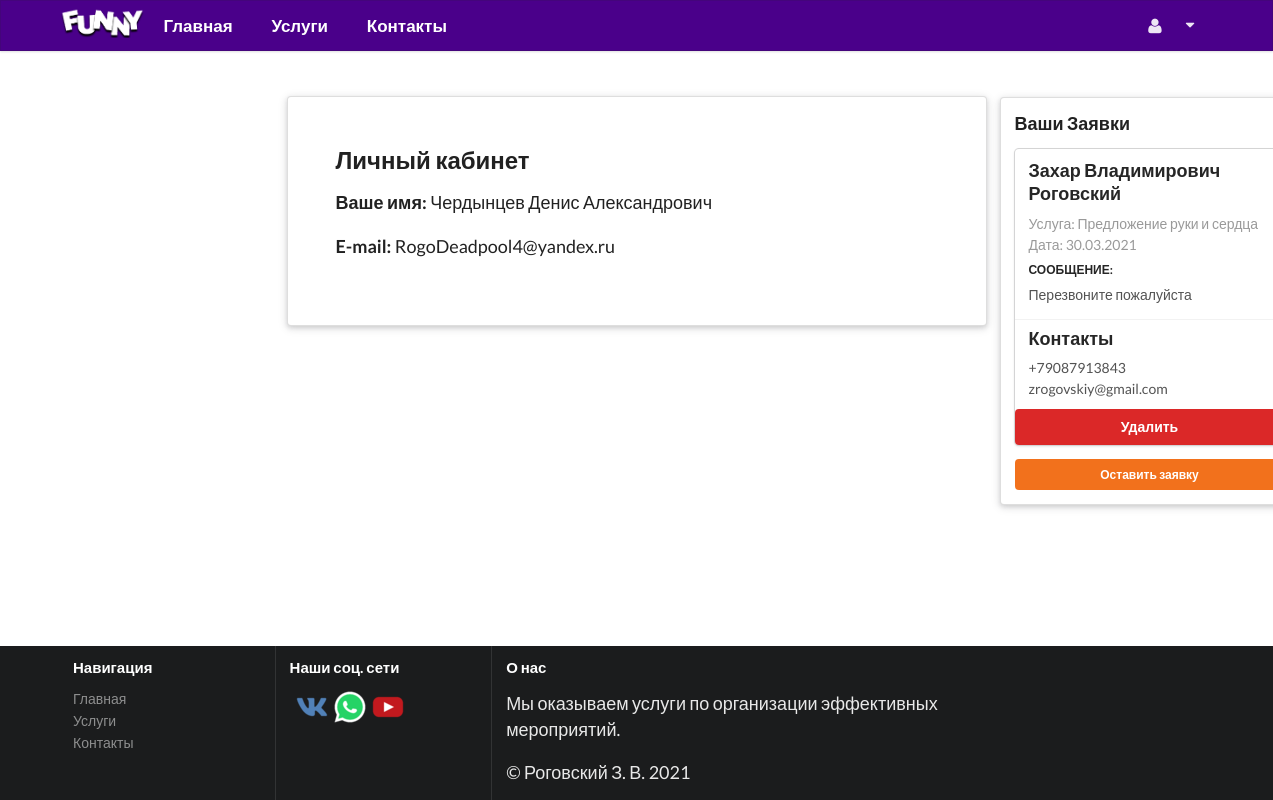
/profile.php?login=success (signed in), run on the app's committed database.
### tables this page shows
CREATE TABLE `request` (
  `id` int NOT NULL,
  `name` varchar(200) NOT NULL,
  `phone` varchar(100) NOT NULL,
  `email` varchar(100) NOT NULL,
  `message` text,
  `service` varchar(100) DEFAULT NULL,
  `date` date DEFAULT NULL,
  `user_id` int NOT NULL
);

### profile.php (the view, shortened to what this page needs)
<?php
require "include/connect_db.php";
require "template/header.php";
$sql = "SELECT * FROM request WHERE user_id=?";
$stmt = mysqli_stmt_init($mysql);
mysqli_stmt_prepare($stmt, $sql);
mysqli_stmt_bind_param($stmt, "i", $_SESSION['user_id']);
mysqli_stmt_execute($stmt);
$result = mysqli_stmt_get_result($stmt);
?>
<link rel="stylesheet" href="css/modal.css">
<link rel="stylesheet" href="css/transition.min.css">
<link rel="stylesheet" href="css/dimmer.min.css">
<body class="flex">
    <div class="ui raised very padded text container segment">
        <h2>Личный кабинет</h2>
        <div class="pcolor mb-1 mt-2" itemprop="address" itemscope itemtype="https://schema.org/PostalAddress">
            <p class="">
                <strong>Ваше имя:</strong>
                <span itemprop="addressLocality"><?= $_SESSION["name"] ?></span>
            </p>
            <p class=""><strong>E-mail:</strong> <span itemprop="email"><?= $_SESSION["email"] ?></span></p>
        </div>
        <div class="ui right very close rail">
            <div class="ui raised segment">
                <h3 class="header">Ваши Заявки</h3>
                <div class="ui cards">
                    <?php while ($row = mysqli_fetch_array($result)) { ?>
                    <div class="card">
                        <div class="content">
                            <div class="header"><?= $row['name'] ?>
                            </div>
                            <div class="meta mt-2">Услуга: <?= $row['service'] ?> </div>
                            <div class="meta">Дата: <?php $date = date_create($row['date']);
                                                        echo date_format($date, 'd.m.Y'); ?> </div>
                            <h4 class="ui sub header mt-2">Сообщение:</h4>
                            <div class="description"><?= $row['message'] ?>
                            </div>
                        </div>
                        <div class="extra content">
                            <div class="header">Контакты </div>
                            <div class="description"><?= $row['phone'] ?></div>
                            <div class="description"><?= $row['email'] ?></div>
                        </div>
                        <a href='?del_id=<?= $row['id'] ?>'><button class="fluid ui red button">Удалить</button></a>
                    </div>
                    <?php } ?>
                </div>
                <?php if (isset($_SESSION['user_id'])) {
                    echo ' <div class="ui tiny  button orange fluid mt-3 mb-0">Оставить заявку</div>';
                } ?>
            </div>
        </div>
    </div>
    <?php
    require "template/footer.php";
    ?>

### css/style.css (style rules this page uses)
body>.ui.container { margin-top: 6em; }
.flex { display: flex !important; flex-direction: column; }
p { font-size: 18px; }

### css/mt.css (style rules this page uses)
.mb-0, .my-0 { margin-bottom: 0 !important }
.mb-1, .my-1 { margin-bottom: .25rem !important }
.mt-2, .my-2 { margin-top: .5rem !important }
.mt-3, .my-3 { margin-top: 1rem !important }

### data on the page
request: name "Захар Владимирович Роговский", service "Предложение руки и сердца", date "30.03.2021", message "Перезвоните пожалуйста", phone "+79087913843", email "zrogovskiy@gmail.com"

### other printed values
$_SESSION["name"] "Чердынцев Денис Александрович"
$_SESSION["email"] "RogoDeadpool4@yandex.ru"
